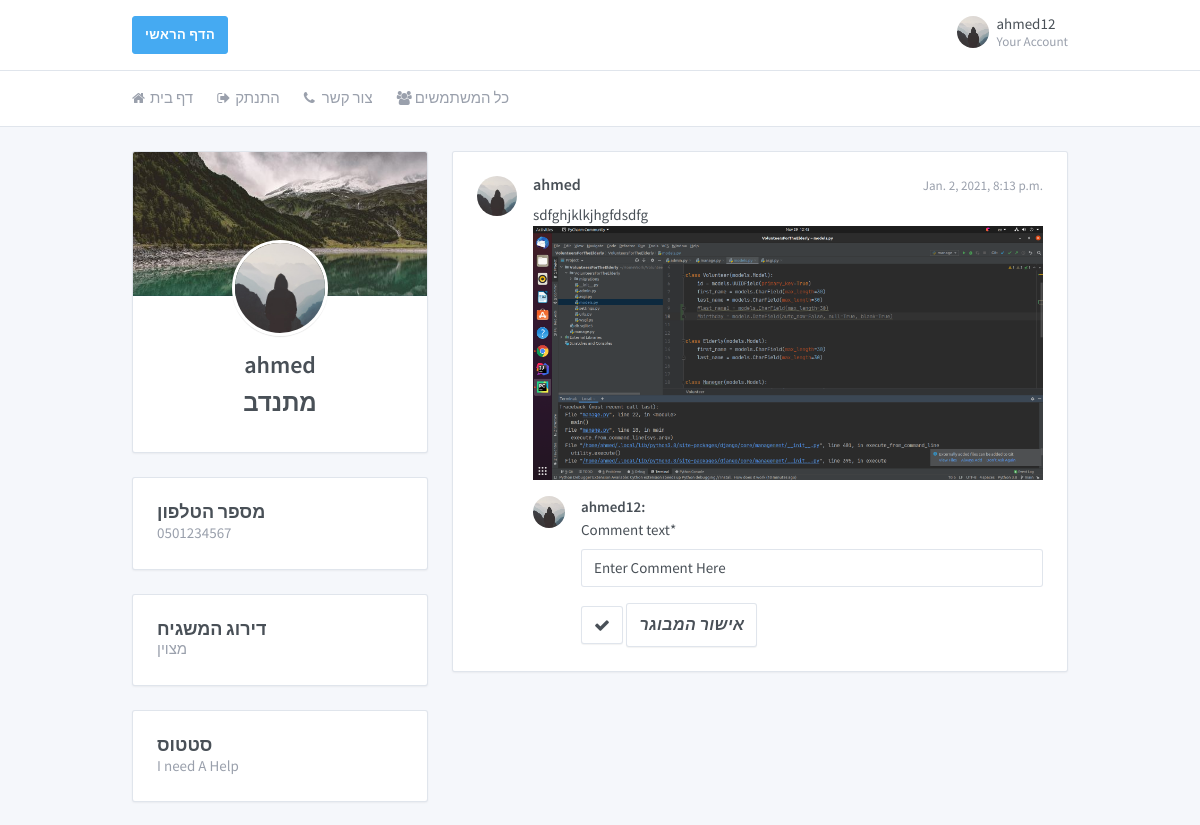
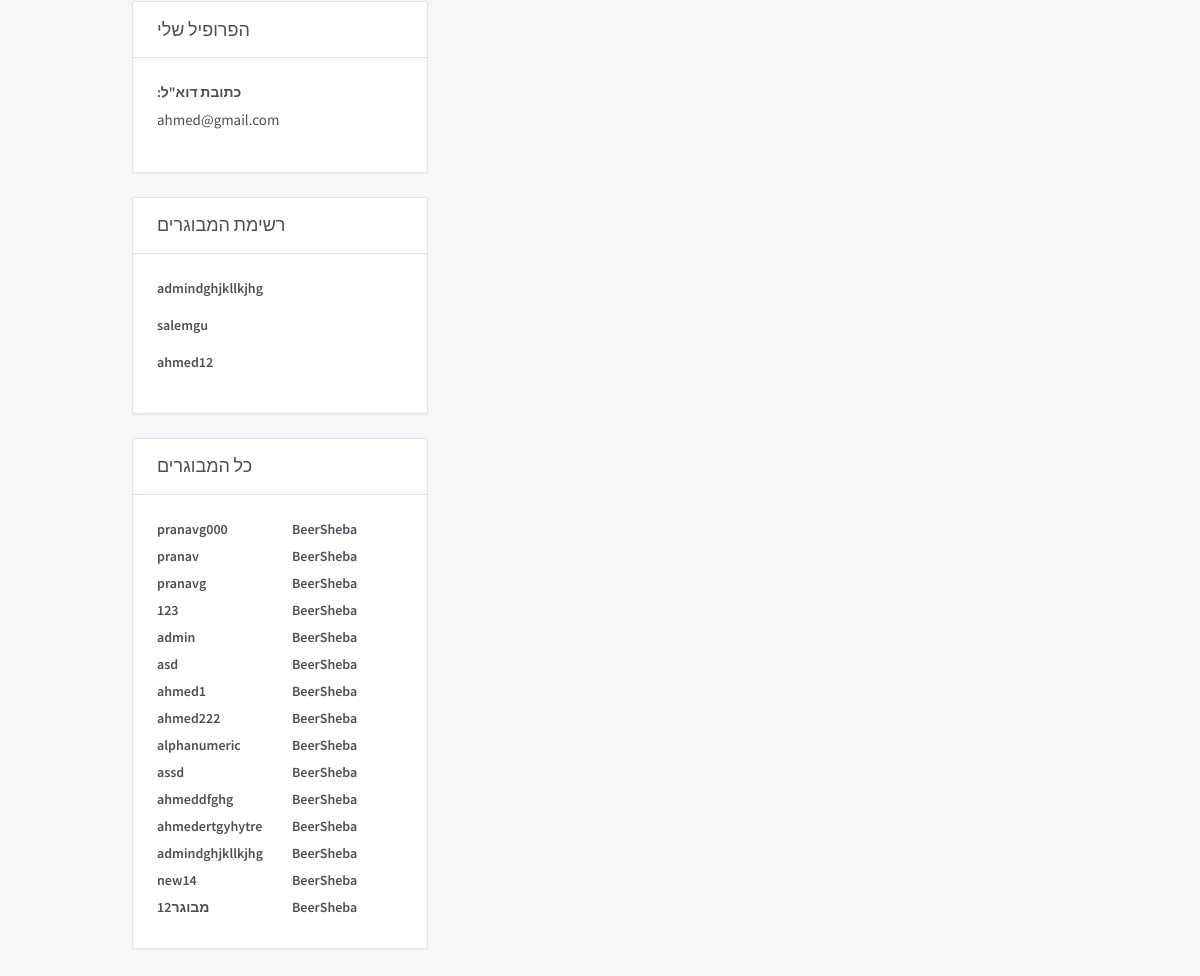
The app's page /profile/ahmed/ (signed in) with its own data (2 pictures, top to bottom).
### core/models.py (models this page shows, shortened)
class Profile(models.Model):
    user = models.OneToOneField(User, on_delete=models.CASCADE)
    profile_photo = models.FileField(default='default.jpg', upload_to='profile_photos')
    status_info = models.CharField(max_length=10, choices=Status_Info_CHOICES, default='זמין')
    is_volunteer = models.BooleanField(default=False)
    phone_regex = RegexValidator(regex=r'^\+?1?\d{9,10}$',
                                 message="Phone number must be entered in the format: '+0000000000'")
    phone_number = models.CharField(validators=[phone_regex], max_length=10, blank=True)
    gender = models.CharField(max_length=10, choices=GENDER_CHOICES, default='Male')
    address = models.CharField(max_length=40, choices=ADDRESS_CHOICES, default='BeerSheba')
    rating = models.CharField(max_length=10, choices=Rating_CHOICES, default='good')

class Follower(models.Model):
    user = models.ForeignKey(User, on_delete=models.CASCADE, null=True)
    follower_user = models.CharField(max_length=100, null=True)

class Post(models.Model):
    user = models.ForeignKey(User, on_delete=models.CASCADE, null=True)
    created_at = models.DateTimeField(auto_now_add=True)
    post_text = models.CharField(max_length=2000)
    post_picture = models.FileField(default="default.jpg", upload_to='post_picture')

### core/views.py (the view)
# urls.py: url(r'^profile/(?P<username>\w+)/$', user_views.profile, name='profile'),
@login_required
def profile(request, username):
    if request.method == 'POST':
        u_form = UpdateUserForm(request.POST, instance=request.user)
        p_form = UpdateProfileForm(request.POST, request.FILES, instance=request.user.profile)
        if u_form.is_valid() and p_form.is_valid():
            u_form.save()
            p_form.save()
            messages.success(request, f'Your Profile has been updated!')
            url = reverse('profile', kwargs={'username': username})
            return redirect(url)
    else:
        if username == request.user.username or 'admin' == request.user.username:
            u_form = UpdateUserForm(instance=request.user)
            p_form = UpdateProfileForm(instance=request.user.profile)
            post_form = CreatePost()
            person = User.objects.get(username=username)
            context = {
                'u_form': u_form,
                'p_form': p_form,
                'post_form': post_form,
                'person': person,
            }
        else:
            person = User.objects.get(username=username)
            already_a_follower = 0
            for followers in person.follower_set.all():
                if followers.follower_user == request.user.username:
                    already_a_follower = 1
                    break;
            if already_a_follower == 1:
                context = {
                    'person': person,
                }
            else:
                context = {
                    'person': person,
                    'f': 1,
                }
        comment_form = CreateComment()
        context.update({'comment_form': comment_form})
        context.update({'all_volunteers': get_all_volunteers()})
        context.update({'all_elderly': get_all_elderly()})
        context.update({'available_volunteers': get_all_available_volunteers(request)})
    return render(request, 'core/profile.html', context)

### core/forms.py
class CreateComment(forms.ModelForm):
    class Meta:
        model = Comment
        fields = ['comment_text']

### core/views.py (called while the page is built)
def get_all_volunteers():
    result = list()
    users_list = Profile.objects.all()
    for user_item in users_list:
        if getattr(user_item, "is_volunteer"):
            result.append(user_item)
    return result

def get_all_available_volunteers(request):
    context = {}
    context.update({'all_volunteers': get_all_volunteers()})
    return render(request, 'core/available_profiles.html', context)

def get_all_elderly():
    result = list()
    users_list = Profile.objects.all()
    for user_item in users_list:
        if not getattr(user_item, "is_volunteer"):
            result.append(user_item)
    return result

### core/templates/core/available_profiles.html (shortened to what this page needs)
{%load static %}
{% load crispy_forms_tags %}

### core/templates/core/profile.html (shortened to what this page needs)
{%load static %}
{% load crispy_forms_tags %}
<!doctype html>
<html dir="ltr" lang="en">
<head>
    <link href="https://maxcdn.bootstrapcdn.com/font-awesome/4.7.0/css/font-awesome.min.css" rel="stylesheet">
    <link href="{%static 'core/dashboard.css'%}" rel="stylesheet"/>
</head>
<body>
<div class="page">
    <div class="page-main">
        <div class="header py-4">
            <div class="container">
                <div class="d-flex">
                    <a type="button" class="btn btn-info" href="{%url 'home'%}">הדף הראשי</a>
                    <div class="d-flex order-lg-2 ml-auto">
                        <div class="dropdown">
                            <a class="nav-link pr-0 leading-none" data-toggle="dropdown"
                               href="{%url 'profile' user.username%}">
                                <span class="avatar"
                                      style="background-image: url({{user.profile.profile_photo.url}})"></span>
                                <span class="ml-2 d-none d-lg-block">
                      <span class="text-default">{{user.username}}</span>
                      <small class="text-muted d-block mt-1">Your Account</small>
                    </span>
                            </a>
                        </div>
                    </div>
                </div>
            </div>
        </div>
        <div class="header collapse d-lg-flex p-0" id="headerMenuCollapse">
            <div class="container">
                <div class="row align-items-center">
                    <div class="col-lg order-lg-first">
                        <ul class="nav nav-tabs border-0 flex-column flex-lg-row">
                            <li class="nav-item">
                                <a class="nav-link" href="{%url 'home'%}"><i class="fa fa-home"></i> דף בית</a>
                            </li>
                            <li class="nav-item">
                                <a class="nav-link" href="{%url 'logout'%}"><i class="fa fa-sign-out"></i> התנתק </a>
                            </li>
                            <li class="nav-item">
                                <a class="nav-link" href="/contact/"><i class="fa fa-phone"></i> צור קשר </a>
                            </li>
                            <li class="nav-item">
                                <a class="nav-link" href="/all_profiles/"><i class="fa fa-users"></i> כל המשתמשים </a>
                            </li>
                        </ul>
                    </div>
                </div>
            </div>
        </div>
        <div class="my-3 my-md-5">
            <div class="container">
                <div class="row">
                    <div class="col-lg-4">
                        <div class="card card-profile">
                            <div class="card-header"
                                 style="background-image: url({%static 'core/images/default_card_background.jpg'%});"></div>
                            <div class="card-body text-center">
                                <img class="card-profile-img" src="{{person.profile.profile_photo.url}}">
                                <h3 class="mb-3">{{person.username}}</h3>
                                {% if person.profile.is_volunteer %}
                                <h3 class="mb-3">מתנדב </h3>
                                {% else %}
                                <h3 class="mb-3">מבוגר נכבד</h3>
                                {% endif %}
                            </div>
                        </div>
                        <div class="card">
                            <div class="card-body">
                                <div class="media">
                                    <div class="media-body">
                                        <h4 class="m-0">מספר הטלפון</h4>
                                        <p class="text-muted mb-0">{{person.profile.phone_number}}</p>
                                    </div>
                                </div>
                            </div>
                        </div>
                        {% if person.profile.is_volunteer %}
                        <div class="card">
                            <div class="card-body">
                                <div class="media">
                                    <div class="media-body">
                                        <h4 class="m-0">דירוג המשגיח</h4>
                                        <p class="text-muted mb-0">{{person.profile.rating}}</p>
                                    </div>
                                </div>
                            </div>
                        </div>
                        {% endif %}
                        <div class="card">
                            <div class="card-body">
                                <div class="media">
                                    <div class="media-body">
                                        <h4 class="m-0">סטטוס</h4>
                                        <p class="text-muted mb-0">{{person.profile.status_info}}</p>
                                    </div>
                                </div>
                            </div>
                        </div>
                        <div class="card">
                            <div class="card-header">
                                <h3 class="card-title">הפרופיל שלי</h3>
                            </div>
                            <div class="card-body">
                                <div class="row">
                                    <div class="col">
                                        <div class="form-group">
                                            <label class="form-label">:כתובת דוא"ל</label>{{person.email}}
                                        </div>
                                    </div>
                                </div>
                            </div>
                        </div>
                        {% if person.profile.is_volunteer %}
                        <div class="card">
                            <div class="card-header">
                                <h3 class="card-title">רשימת המבוגרים </h3>
                            </div>
                            <div class="card-body">
                                {%for followers in person.follower_set.all%}
                                <div class="row">
                                    <div class="col">
                                        <div class="form-group">
                                            <a class="text-default"
                                               href="{%url 'profile' followers.follower_user%}"><label
                                                    class="form-label">{{followers.follower_user}}</label></a>
                                        </div>
                                    </div>
                                </div>
                                {%endfor%}
                            </div>
                        </div>
                        <div class="card">
                            <div class="card-header">
                                <h3 class="card-title">כל המבוגרים</h3>
                            </div>
                            <div class="card-body">
                                {%for elderly in all_elderly%}
                                <div class="row">
                                    <div class="col">
                                        <a class="text-default"
                                           href="{%url 'profile' elderly.user.username%}"><label
                                                class="form-label">{{elderly.user.username}}</label></a>
                                    </div>
                                    <div class="col">
                                        <a class="text-default"><label
                                                class="form-label">{{elderly.address}}</label></a>
                                    </div>
                                </div>
                                {%endfor%}
                            </div>
                        </div>
                        {% endif %}
                    </div>
                    <div class="col-lg-8">
                        <div class="card">
                            <ul class="list-group card-list-group">
                                {%for posts in person.post_set.all%}
                                <li class="list-group-item py-5">
                                    <div class="media">
                                        <div class="media-object avatar avatar-md mr-4"
                                             style="background-image: url({{user.profile.profile_photo.url}})"></div>
                                        <div class="media-body">
                                            <div class="media-heading">
                                                <small class="float-right text-muted">{{posts.created_at}}</small>
                                                <h5>{{posts.user.username}}</h5>
                                            </div>
                                            <div class="media-body">
                                                {{posts.post_text}}
                                            </div>
                                            <div>
                                                <img src="{{posts.post_picture.url}}">
                                            </div>
                                            <ul class="media-list">
                                                <li class="media mt-4">
                                                    <div class="media-object avatar mr-4"
                                                         style="background-image: url({{user.profile.profile_photo.url}})"></div>
                                                    <div class="media-body">
                                                        <strong>{{user.username}}: </strong>
                                                        <form action="{% url 'create_comment' person.username posts.pk%}"
                                                              method="POST">
                                                            {{comment_form|crispy}}
                                                            <button class="btn btn-secondary" type="submit">
                                                                <i class="fa fa-check"></i>
                                                            </button>
                                                            <button class="btn btn-secondary" type="submit">
                                                                <i>אישור המבוגר </i>
                                                            </button>
                                                        </form>
                                                    </div>
                                                </li>
                                            </ul>
                                        </div>
                                    </div>
                                </li>
                                {%endfor%}
                            </ul>
                        </div>
                    </div>
                </div>
            </div>
        </div>
    </div>
</div>
</body>
</html>

### records on screen
Follower: follower_user "admindghjkllkjhg"
Follower: follower_user "salemgu"
Follower: follower_user "ahmed12"
Profile: user.username "pranavg000", address "BeerSheba"
Profile: user.username "pranav", address "BeerSheba"
Profile: user.username "pranavg", address "BeerSheba"
Profile: user.username "123", address "BeerSheba"
Profile: user.username "admin", address "BeerSheba"
Profile: user.username "asd", address "BeerSheba"
Profile: user.username "ahmed1", address "BeerSheba"
Profile: user.username "ahmed222", address "BeerSheba"
Profile: user.username "alphanumeric", address "BeerSheba"
Profile: user.username "assd", address "BeerSheba"
Profile: user.username "ahmeddfghg", address "BeerSheba"
Profile: user.username "ahmedertgyhytre", address "BeerSheba"
Profile: user.username "admindghjkllkjhg", address "BeerSheba"
Profile: user.username "new14", address "BeerSheba"
Profile: user.username "מבוגר12", address "BeerSheba"
Post: profile.profile_photo (placeholder picture), created_at "Jan. 2, 2021, 8:13 p.m.", user.username "ahmed", post_text "sdfghjklkjhgfdsdfg", post_picture (picture), comment_text "Enter Comment Here"

### other values on screen
{{ user.username }} "ahmed12"
{{ person.username }} "ahmed"
{{ person.profile.phone_number }} "0501234567"
{{ person.profile.rating }} "מצוין"
{{ person.profile.status_info }} "I need A Help"
{{ person.email }} "ahmed@gmail.com"
